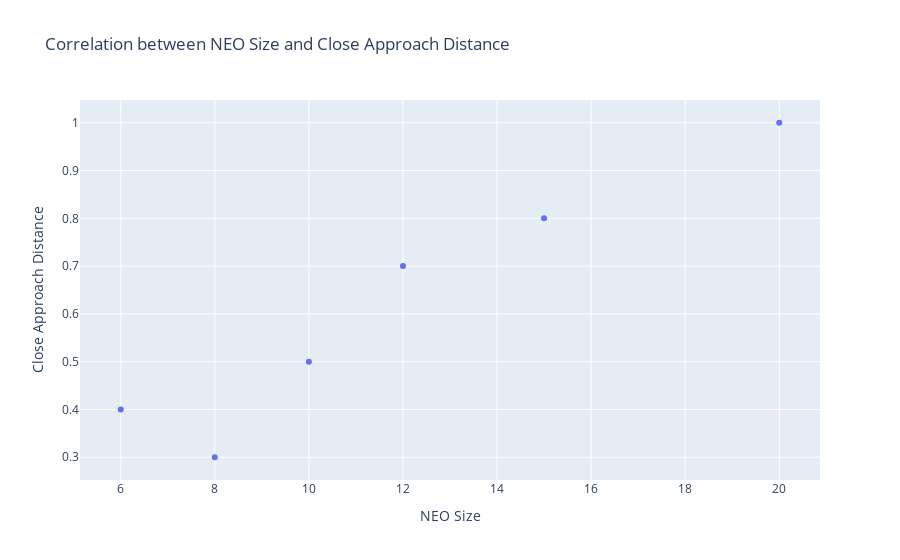

The code cell stored with this chart in its notebook:
### Code cell
import plotly.graph_objects as go

# Sample data
neo_sizes = [10, 15, 8, 12, 6, 20]  # Size of NEOs
close_distances = [0.5, 0.8, 0.3, 0.7, 0.4, 1.0]  # Close approach distances

# Create the scatter plot
fig = go.Figure(data=go.Scatter(x=neo_sizes, y=close_distances, mode='markers'))

# Set axis labels and title
fig.update_layout(xaxis_title='NEO Size', yaxis_title='Close Approach Distance', title='Correlation between NEO Size and Close Approach Distance')

# Display the plot
fig.show()

### Figure 1 — Plotly figure (JSON) as saved in the notebook; plotly's stock layout.template omitted (floating-point values rounded to 4 significant figures)
{"data": [{"mode": "markers", "type": "scatter", "x": [10, 15, 8, 12, 6, 20], "y": [0.5, 0.8, 0.3, 0.7, 0.4, 1]}], "layout": {"title": {"text": "Correlation between NEO Size and Close Approach Distance"}, "xaxis": {"title": {"text": "NEO Size"}}, "yaxis": {"title": {"text": "Close Approach Distance"}}}}
